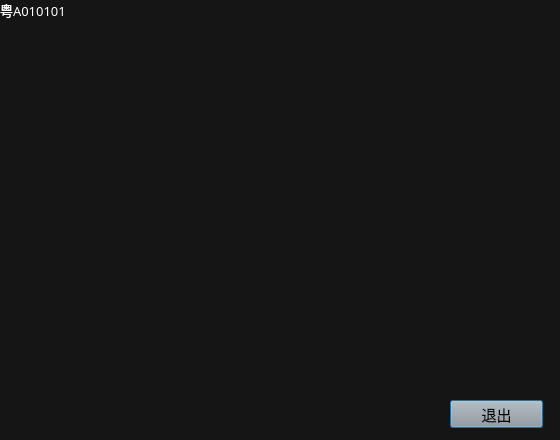
<?xml version="1.0" encoding="UTF-8"?>
<ui version="4.0">
 <class>cars</class>
 <widget class="QDialog" name="cars">
  <property name="geometry">
   <rect>
    <x>0</x>
    <y>0</y>
    <width>560</width>
    <height>440</height>
   </rect>
  </property>
  <property name="windowTitle">
   <string>停车场已停车辆</string>
  </property>
  <property name="styleSheet">
   <string notr="true">background-color: rgb(21, 21, 21);</string>
  </property>
  <widget class="QPushButton" name="pushButton">
   <property name="geometry">
    <rect>
     <x>450</x>
     <y>400</y>
     <width>93</width>
     <height>28</height>
    </rect>
   </property>
   <property name="font">
    <font>
     <family>方正姚体</family>
     <pointsize>11</pointsize>
    </font>
   </property>
   <property name="styleSheet">
    <string notr="true">background-color: rgb(158, 158, 158);</string>
   </property>
   <property name="text">
    <string>退出</string>
   </property>
  </widget>
  <widget class="QLabel" name="label">
   <property name="geometry">
    <rect>
     <x>0</x>
     <y>0</y>
     <width>561</width>
     <height>441</height>
    </rect>
   </property>
   <property name="palette">
    <palette>
     <active>
      <colorrole role="WindowText">
       <brush brushstyle="SolidPattern">
        <color alpha="255">
         <red>255</red>
         <green>255</green>
         <blue>255</blue>
        </color>
       </brush>
      </colorrole>
      <colorrole role="Button">
       <brush brushstyle="SolidPattern">
        <color alpha="255">
         <red>21</red>
         <green>21</green>
         <blue>21</blue>
        </color>
       </brush>
      </colorrole>
      <colorrole role="Base">
       <brush brushstyle="SolidPattern">
        <color alpha="255">
         <red>21</red>
         <green>21</green>
         <blue>21</blue>
        </color>
       </brush>
      </colorrole>
      <colorrole role="Window">
       <brush brushstyle="SolidPattern">
        <color alpha="255">
         <red>21</red>
         <green>21</green>
         <blue>21</blue>
        </color>
       </brush>
      </colorrole>
     </active>
     <inactive>
      <colorrole role="WindowText">
       <brush brushstyle="SolidPattern">
        <color alpha="255">
         <red>255</red>
         <green>255</green>
         <blue>255</blue>
        </color>
       </brush>
      </colorrole>
      <colorrole role="Button">
       <brush brushstyle="SolidPattern">
        <color alpha="255">
         <red>21</red>
         <green>21</green>
         <blue>21</blue>
        </color>
       </brush>
      </colorrole>
      <colorrole role="Base">
       <brush brushstyle="SolidPattern">
        <color alpha="255">
         <red>21</red>
         <green>21</green>
         <blue>21</blue>
        </color>
       </brush>
      </colorrole>
      <colorrole role="Window">
       <brush brushstyle="SolidPattern">
        <color alpha="255">
         <red>21</red>
         <green>21</green>
         <blue>21</blue>
        </color>
       </brush>
      </colorrole>
     </inactive>
     <disabled>
      <colorrole role="WindowText">
       <brush brushstyle="SolidPattern">
        <color alpha="255">
         <red>120</red>
         <green>120</green>
         <blue>120</blue>
        </color>
       </brush>
      </colorrole>
      <colorrole role="Button">
       <brush brushstyle="SolidPattern">
        <color alpha="255">
         <red>21</red>
         <green>21</green>
         <blue>21</blue>
        </color>
       </brush>
      </colorrole>
      <colorrole role="Base">
       <brush brushstyle="SolidPattern">
        <color alpha="255">
         <red>21</red>
         <green>21</green>
         <blue>21</blue>
        </color>
       </brush>
      </colorrole>
      <colorrole role="Window">
       <brush brushstyle="SolidPattern">
        <color alpha="255">
         <red>21</red>
         <green>21</green>
         <blue>21</blue>
        </color>
       </brush>
      </colorrole>
     </disabled>
    </palette>
   </property>
   <property name="font">
    <font>
     <family>方正姚体</family>
     <pointsize>10</pointsize>
    </font>
   </property>
   <property name="text">
    <string>粤A010101</string>
   </property>
   <property name="alignment">
    <set>Qt::AlignLeading|Qt::AlignLeft|Qt::AlignTop</set>
   </property>
  </widget>
  <zorder>label</zorder>
  <zorder>pushButton</zorder>
 </widget>
 <resources/>
 <connections>
  <connection>
   <sender>pushButton</sender>
   <signal>clicked()</signal>
   <receiver>cars</receiver>
   <slot>close()</slot>
   <hints>
    <hint type="sourcelabel">
     <x>496</x>
     <y>413</y>
    </hint>
    <hint type="destinationlabel">
     <x>279</x>
     <y>216</y>
    </hint>
   </hints>
  </connection>
 </connections>
 <slots>
  <slot>apperance()</slot>
 </slots>
</ui>
